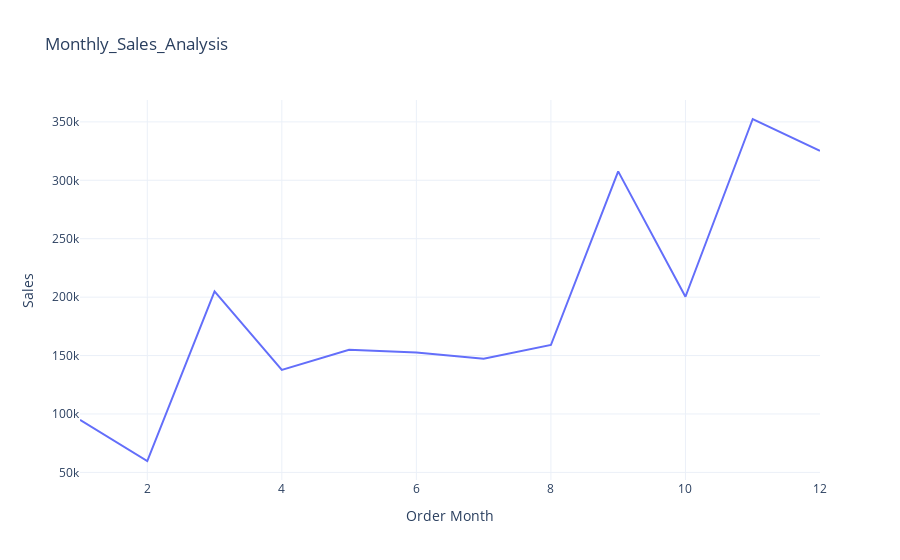

The cell this chart's notebook holds for it:
### Code cell
fig = px.line(sales_by_Month,
              x="Order Month",
              y="Sales",
              title="Monthly_Sales_Analysis")
fig.show()

### Figure 1 — Plotly figure (JSON) as saved in the notebook; plotly's stock layout.template omitted (floating-point values rounded to 4 significant figures)
{"data": [{"hovertemplate": "Order Month=%{x}<br>Sales=%{y}<extra></extra>", "legendgroup": "", "line": {"color": "#636efa", "dash": "solid"}, "marker": {"symbol": "circle"}, "mode": "lines", "name": "", "orientation": "v", "showlegend": false, "type": "scatter", "x": [1, 2, 3, 4, 5, 6, 7, 8, 9, 10, 11, 12], "xaxis": "x", "y": [94920.0, 59750.0, 205000.0, 137800.0, 155000.0, 152700.0, 147200.0, 159000.0, 307600.0, 200300.0, 352500.0, 325300.0], "yaxis": "y"}], "layout": {"legend": {"tracegroupgap": 0}, "title": {"text": "Monthly_Sales_Analysis"}, "xaxis": {"anchor": "y", "domain": [0, 1], "title": {"text": "Order Month"}}, "yaxis": {"anchor": "x", "domain": [0, 1], "title": {"text": "Sales"}}}}
